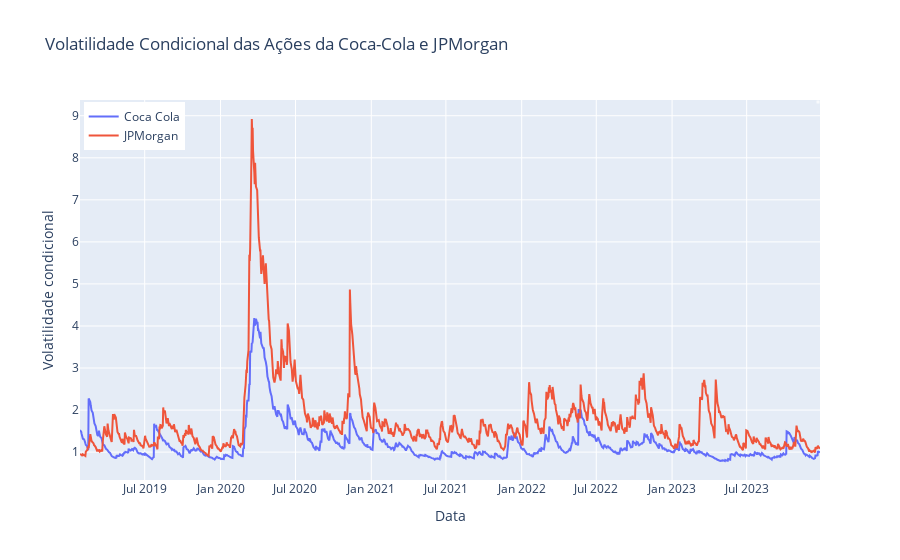

The code cell stored with this chart in its notebook:
### Code cell
plot_multiples_time_series_line_graphs([coca_cola_conditional_volatility, jpmorgan_conditional_volatility], "Volatilidade Condicional das Ações da Coca-Cola e JPMorgan", "Data", "Volatilidade condicional")

### Figure 1 — Plotly figure (JSON) as saved in the notebook; plotly's stock layout.template omitted (floating-point values rounded to 4 significant figures; data arrays with more than 128 entries replaced by an {"elided": "..."} marker saying what was removed)
{"data": [{"mode": "lines", "name": "Coca Cola", "type": "scatter", "x": {"elided": "1239 str values"}, "y": {"elided": "1239 float values"}}, {"mode": "lines", "name": "JPMorgan", "type": "scatter", "x": {"elided": "1239 str values"}, "y": {"elided": "1239 float values"}}], "layout": {"annotations": [{"align": "center", "bgcolor": "white", "font": {"color": "black", "size": 12}, "opacity": 0.7, "showarrow": false, "text": "", "x": 1, "xref": "paper", "y": 1, "yref": "paper"}], "legend": {"traceorder": "normal", "x": 0.005, "y": 0.995}, "title": {"text": "Volatilidade Condicional das Ações da Coca-Cola e JPMorgan"}, "xaxis": {"title": {"text": "Data"}}, "yaxis": {"title": {"text": "Volatilidade condicional"}}}}
